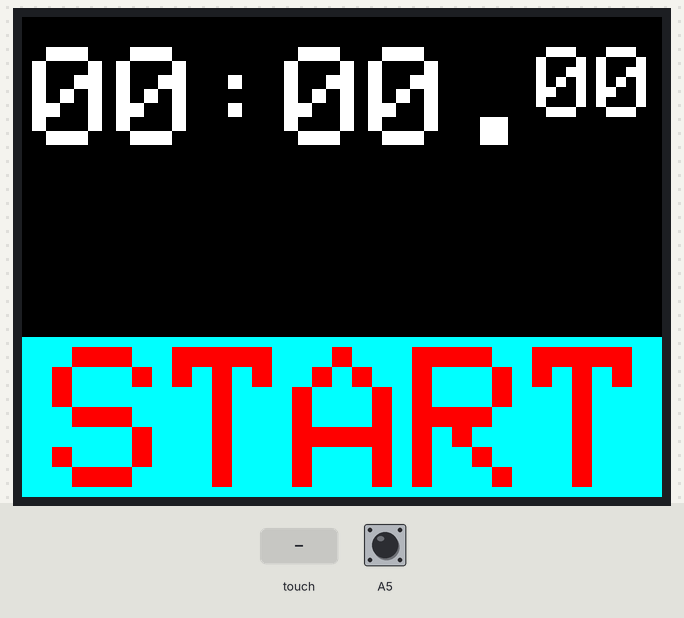
Bench run of a sketch on a simulated Arduino Uno, built with avr-gcc and run on an emulated ATmega328P. Parts: 320×240 colour display. Inputs (shaded band) come from the test bench; at power-on: A5 HIGH. What the sketch prints to the serial monitor is not drawn.

Above: at 1.4 s.
1.5 s: touch panel pressed at 13 % / 10 % of its raw x / y range
At 2.8 s:
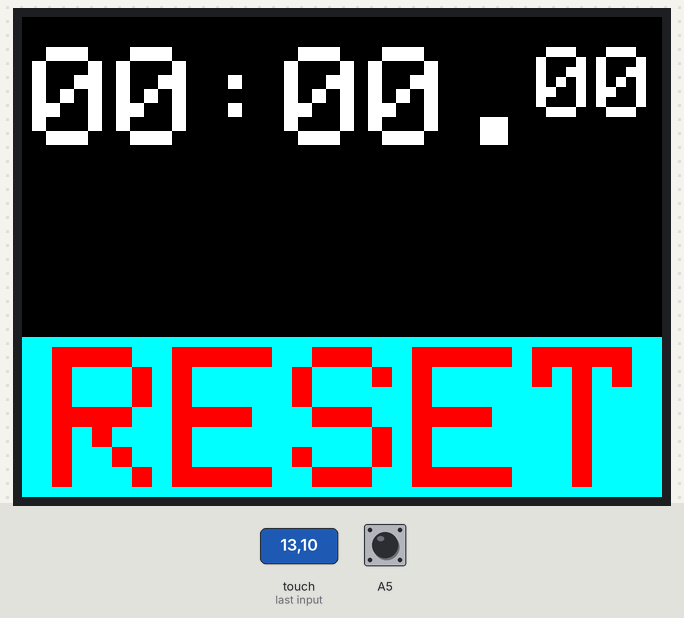
3.1 s: touch panel pressed at 38 % / 10 % of its raw x / y range
At 3.59 s:
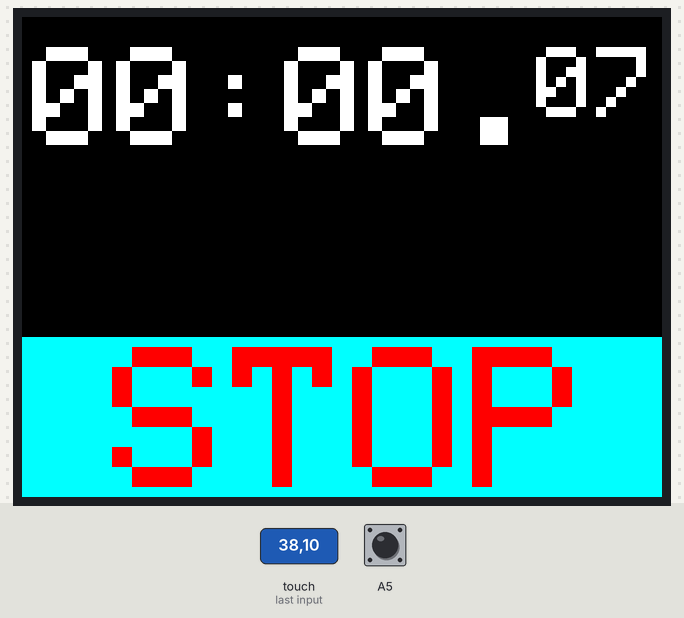
4.9 s: A5 pulled LOW for 0.15 s
At 6.4 s:
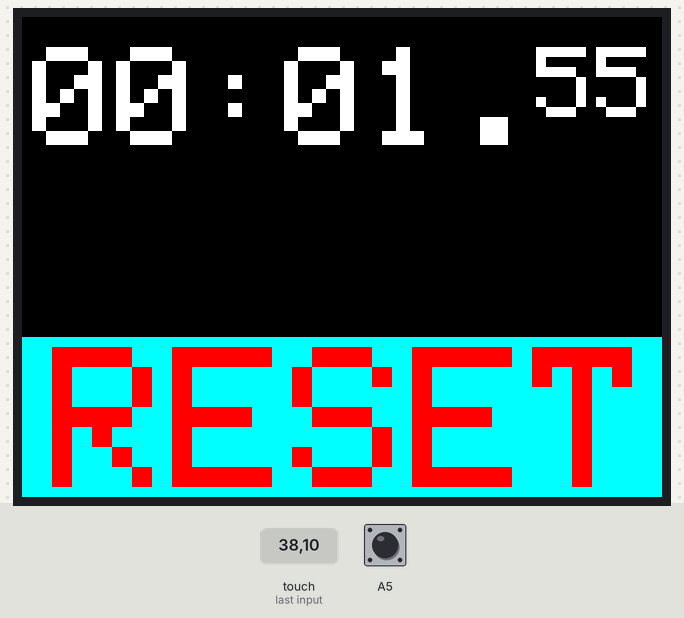
Timing chart, 0 to 7.9 s (numbered marks = the images above; inputs shaded):
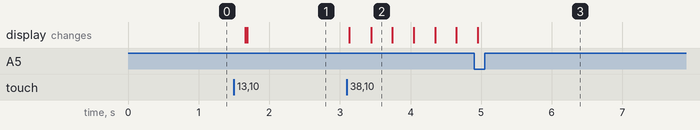

The sketch:

jigsaw.ino
```cpp
#include <Adafruit_GFX.h>    // Core graphics library
#include <Adafruit_TFTLCD.h> // Hardware-specific library
#include <TouchScreen.h>
#if defined(__SAM3X8E__)
   #undef __FlashStringHelper::F(string_literal)
   #define F(string_literal) string_literal
#endif
#define YP A1  // must be an analog pin, use "An" notation!
#define XM A2  // must be an analog pin, use "An" notation!
#define YM 7   // can be a digital pin
#define XP 6   // can be a digital pin
#define TS_MINX 150
#define TS_MINY 120
#define TS_MAXX 920
#define TS_MAXY 940
// For better pressure precision, we need to know the resistance
// between X+ and X- Use any multimeter to read it
// For the one we're using, its 300 ohms across the X plate
TouchScreen ts = TouchScreen(XP, YP, XM, YM, 300);
#define LCD_CS A3
#define LCD_CD A2
#define LCD_WR A1
#define LCD_RD A0
// optional
#define LCD_RESET A4
// Assign human-readable names to some common 16-bit color values:
#define  BLACK   0x0000
#define BLUE    0x001F
#define RED     0xF800
#define GREEN   0x07E0
#define CYAN    0x07FF
#define MAGENTA 0xF81F
#define YELLOW  0xFFE0
#define WHITE   0xFFFF
Adafruit_TFTLCD tft(LCD_CS, LCD_CD, LCD_WR, LCD_RD, LCD_RESET);
long startTime;
long elapsedTime;
int fractional = 0;
int Min = 0;
int sec = 0;
int state = 3;
void setup(void) {
 Serial.begin(9600);
 Serial.println(F("Paint!"));
 pinMode(A5, INPUT_PULLUP);
 tft.reset();
 uint16_t identifier = tft.readID();
 if(identifier == 0x9325) {
   Serial.println(F("Found ILI9325 LCD driver"));
 } else if(identifier == 0x9328) {
   Serial.println(F("Found ILI9328 LCD driver"));
 } else if(identifier == 0x7575) {
   Serial.println(F("Found HX8347G LCD driver"));
 } else if(identifier == 0x9341) {
   Serial.println(F("Found ILI9341 LCD driver"));
 } else if(identifier == 0x8357) {
   Serial.println(F("Found HX8357D LCD driver"));
 } else {
   Serial.print(F("Unknown LCD driver chip: "));
   Serial.println(identifier, HEX);
   Serial.println(F("If using the Adafruit 2.8\" TFT Arduino shield, the line:"));
   Serial.println(F("  #define USE_ADAFRUIT_SHIELD_PINOUT"));
   Serial.println(F("should appear in the library header (Adafruit_TFT.h)."));
   Serial.println(F("If using the breakout board, it should NOT be #defined!"));
   Serial.println(F("Also if using the breakout, double-check that all wiring"));
   Serial.println(F("matches the tutorial."));
   return;
 }
 tft.begin(identifier);
 tft.fillScreen(BLACK);
 tft.setRotation(1);
 tft.fillRect(0, 160, tft.width(), 80, CYAN);
 tft.setCursor(15, 165);
 tft.setTextColor(RED);  tft.setTextSize(10);
 tft.println("START");
}
#define MINPRESSURE 10
#define MAXPRESSURE 1000
void loop()
{
 TSPoint p = ts.getPoint();
 // if sharing pins, you'll need to fix the directions of the touchscreen pins
 //pinMode(XP, OUTPUT);
 pinMode(XM, OUTPUT);
 pinMode(YP, OUTPUT);
 //pinMode(YM, OUTPUT);
 // we have some minimum pressure we consider 'valid'
 // pressure of 0 means no pressing!
 if (p.z > MINPRESSURE && p.z < MAXPRESSURE) {
   /*
   Serial.print("X = "); Serial.print(p.x);
   Serial.print("\tY = "); Serial.print(p.y);
   Serial.print("\tPressure = "); Serial.println(p.z);
   */
   // scale from 0->1023 to tft.width
   p.x = map(p.x, TS_MINX, TS_MAXX, tft.width(), 0);
   p.y = map(p.y, TS_MINY, TS_MAXY, tft.height(), 0);
   Serial.print("("); Serial.print(p.x);
   Serial.print(", "); Serial.print(p.y);
   Serial.println(")");
   if (p.x > 160 && digitalRead(A5) == 1) {
     Serial.println("Reset");
     if(state == 1){
       state = 2;
       tft.fillRect(0, 160, tft.width(), 80, CYAN);
       tft.setCursor(15, 165);
       tft.setTextColor(RED);  tft.setTextSize(10);
       tft.println("RESET");
     }else if(state == 2) {
       elapsedTime = 0;
       state = 3;
       tft.fillRect(0, 160, tft.width(), 80, CYAN);
       tft.setCursor(15, 165);
       tft.setTextColor(RED);  tft.setTextSize(10);
       tft.println("START");
     }else{
       state = 0;
     }
     delay(100);
   }
 }
 if(state == 0){
   startTime = millis();
   state = 1;
   tft.fillRect(0, 160, tft.width(), 80, CYAN);
   tft.setCursor(45, 165);
   tft.setTextColor(RED);  tft.setTextSize(10);
   tft.println("STOP");
 }else if(state == 1){
   elapsedTime =   millis() - startTime;
 }
 if(digitalRead(A5) == 0 && state != 3 && state != 2){
   state = 2;
   tft.fillRect(0, 160, tft.width(), 80, CYAN);
   tft.setCursor(15, 165);
   tft.setTextColor(RED);  tft.setTextSize(10);
   tft.println("RESET");
 }
 tft.setCursor(5, 15);
 tft.setTextColor(WHITE, BLACK);
 tft.setTextSize(7);
 Min = (int)((elapsedTime / 1000L)/60);
 if (Min < 10)
   tft.print("0");
 tft.print(Min);
 tft.print(":");
 sec = (int)((elapsedTime / 1000L) % 60);
 if (sec < 10)
   tft.print("0");
 tft.print(sec);
 tft.print(".");
 tft.setTextSize(5);
 fractional = (int)((elapsedTime % 1000L)/10);
 if (fractional < 10)
 tft.print("0");
 tft.println(fractional);
}
```

Measured:
- after the input at 1.5 s, the display: first changes after 0.16 s (image 1 shows a later state)
- after the input at 3.1 s, the display: first changes at once (image 2 shows a later state)
